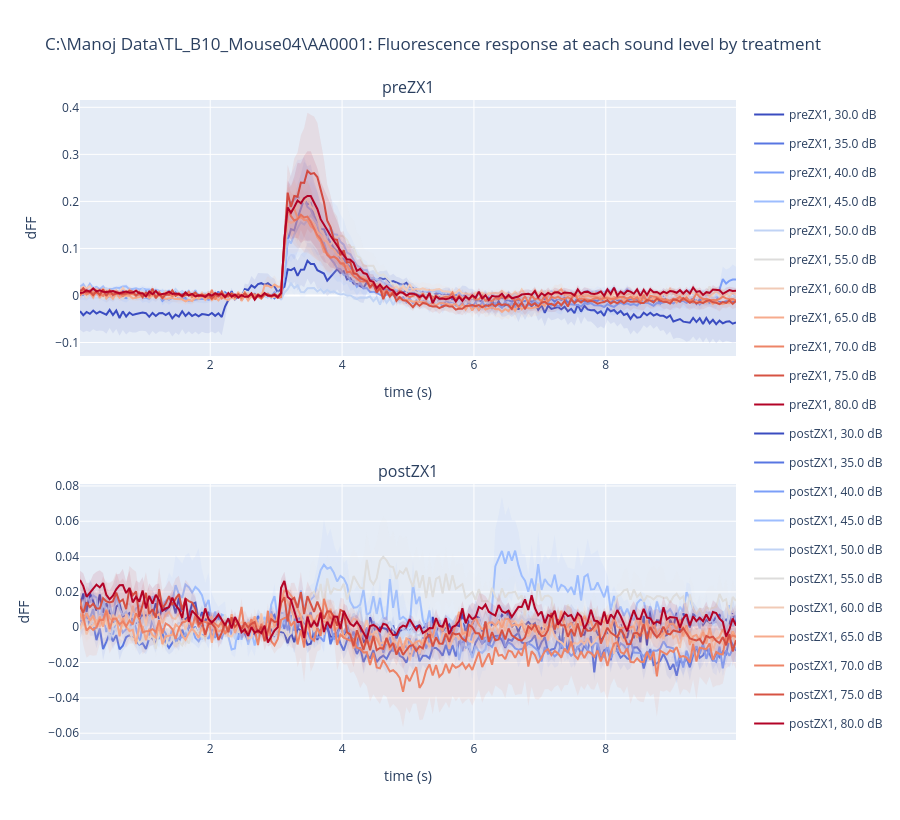

Source (notebook cell):
### Code cell
# plot dFF (or dF) response traces across different sound intensties pre- or post-ZX1

import lib.plotting as plotting

# dFF response
plotting.plotDF_levelByTreatment(df_drop_drop, qcam2img, dFResp=False, sepPlot=True, roi_mask=roi_mask, t_base=t_base)

# dF response
# plotting.plotDF_levelByTreatment(df_drop_drop, qcam2img, dFResp=True, sepPlot=True, roi_mask=roi_mask, t_base=t_base)

# dFF response, show pre- and post-ZX1 traces in one plot
# plotting.plotDF_levelByTreatment(df_drop_drop, qcam2img, dFResp=False, sepPlot=False, roi_mask=roi_mask, t_base=t_base)

### Figure 1 — Plotly figure (JSON) as saved in the notebook; plotly's stock layout.template omitted (floating-point values rounded to 4 significant figures; data arrays with more than 128 entries replaced by an {"elided": "..."} marker saying what was removed)
{"data": [{"legendgroup": "preZX1, 30.0 dB", "line": {"color": "rgb(58, 76, 192)"}, "mode": "lines", "name": "preZX1, 30.0 dB", "showlegend": true, "type": "scatter", "x": {"elided": "200 float values"}, "xaxis": "x", "y": {"elided": "200 float values"}, "yaxis": "y"}, {"legendgroup": "preZX1, 30.0 dB", "line": {"width": 0}, "mode": "lines", "name": "preZX1, 30.0 dB", "showlegend": false, "type": "scatter", "x": {"elided": "200 float values"}, "xaxis": "x", "y": {"elided": "200 float values"}, "yaxis": "y"}, {"fill": "tonexty", "fillcolor": "rgba(58, 76, 192, 0.1)", "legendgroup": "preZX1, 30.0 dB", "line": {"width": 0}, "mode": "lines", "name": "preZX1, 30.0 dB", "showlegend": false, "type": "scatter", "x": {"elided": "200 float values"}, "xaxis": "x", "y": {"elided": "200 float values"}, "yaxis": "y"}, {"legendgroup": "preZX1, 35.0 dB", "line": {"color": "rgb(88, 118, 226)"}, "mode": "lines", "name": "preZX1, 35.0 dB", "showlegend": true, "type": "scatter", "x": {"elided": "200 float values"}, "xaxis": "x", "y": {"elided": "200 float values"}, "yaxis": "y"}, {"legendgroup": "preZX1, 35.0 dB", "line": {"width": 0}, "mode": "lines", "name": "preZX1, 35.0 dB", "showlegend": false, "type": "scatter", "x": {"elided": "200 float values"}, "xaxis": "x", "y": {"elided": "200 float values"}, "yaxis": "y"}, {"fill": "tonexty", "fillcolor": "rgba(88, 118, 226, 0.1)", "legendgroup": "preZX1, 35.0 dB", "line": {"width": 0}, "mode": "lines", "name": "preZX1, 35.0 dB", "showlegend": false, "type": "scatter", "x": {"elided": "200 float values"}, "xaxis": "x", "y": {"elided": "200 float values"}, "yaxis": "y"}, {"legendgroup": "preZX1, 40.0 dB", "line": {"color": "rgb(123, 158, 248)"}, "mode": "lines", "name": "preZX1, 40.0 dB", "showlegend": true, "type": "scatter", "x": {"elided": "200 float values"}, "xaxis": "x", "y": {"elided": "200 float values"}, "yaxis": "y"}, {"legendgroup": "preZX1, 40.0 dB", "line": {"width": 0}, "mode": "lines", "name": "preZX1, 40.0 dB", "showlegend": false, "type": "scatter", "x": {"elided": "200 float values"}, "xaxis": "x", "y": {"elided": "200 float values"}, "yaxis": "y"}, {"fill": "tonexty", "fillcolor": "rgba(123, 158, 248, 0.1)", "legendgroup": "preZX1, 40.0 dB", "line": {"width": 0}, "mode": "lines", "name": "preZX1, 40.0 dB", "showlegend": false, "type": "scatter", "x": {"elided": "200 float values"}, "xaxis": "x", "y": {"elided": "200 float values"}, "yaxis": "y"}, {"legendgroup": "preZX1, 45.0 dB", "line": {"color": "rgb(157, 189, 254)"}, "mode": "lines", "name": "preZX1, 45.0 dB", "showlegend": true, "type": "scatter", "x": {"elided": "200 float values"}, "xaxis": "x", "y": {"elided": "200 float values"}, "yaxis": "y"}, {"legendgroup": "preZX1, 45.0 dB", "line": {"width": 0}, "mode": "lines", "name": "preZX1, 45.0 dB", "showlegend": false, "type": "scatter", "x": {"elided": "200 float values"}, "xaxis": "x", "y": {"elided": "200 float values"}, "yaxis": "y"}, {"fill": "tonexty", "fillcolor": "rgba(157, 189, 254, 0.1)", "legendgroup": "preZX1, 45.0 dB", "line": {"width": 0}, "mode": "lines", "name": "preZX1, 45.0 dB", "showlegend": false, "type": "scatter", "x": {"elided": "200 float values"}, "xaxis": "x", "y": {"elided": "200 float values"}, "yaxis": "y"}, {"legendgroup": "preZX1, 50.0 dB", "line": {"color": "rgb(192, 211, 245)"}, "mode": "lines", "name": "preZX1, 50.0 dB", "showlegend": true, "type": "scatter", "x": {"elided": "200 float values"}, "xaxis": "x", "y": {"elided": "200 float values"}, "yaxis": "y"}, {"legendgroup": "preZX1, 50.0 dB", "line": {"width": 0}, "mode": "lines", "name": "preZX1, 50.0 dB", "showlegend": false, "type": "scatter", "x": {"elided": "200 float values"}, "xaxis": "x", "y": {"elided": "200 float values"}, "yaxis": "y"}, {"fill": "tonexty", "fillcolor": "rgba(192, 211, 245, 0.1)", "legendgroup": "preZX1, 50.0 dB", "line": {"width": 0}, "mode": "lines", "name": "preZX1, 50.0 dB", "showlegend": false, "type": "scatter", "x": {"elided": "200 float values"}, "xaxis": "x", "y": {"elided": "200 float values"}, "yaxis": "y"}, {"legendgroup": "preZX1, 55.0 dB", "line": {"color": "rgb(221, 220, 219)"}, "mode": "lines", "name": "preZX1, 55.0 dB", "showlegend": true, "type": "scatter", "x": {"elided": "200 float values"}, "xaxis": "x", "y": {"elided": "200 float values"}, "yaxis": "y"}, {"legendgroup": "preZX1, 55.0 dB", "line": {"width": 0}, "mode": "lines", "name": "preZX1, 55.0 dB", "showlegend": false, "type": "scatter", "x": {"elided": "200 float values"}, "xaxis": "x", "y": {"elided": "200 float values"}, "yaxis": "y"}, {"fill": "tonexty", "fillcolor": "rgba(221, 220, 219, 0.1)", "legendgroup": "preZX1, 55.0 dB", "line": {"width": 0}, "mode": "lines", "name": "preZX1, 55.0 dB", "showlegend": false, "type": "scatter", "x": {"elided": "200 float values"}, "xaxis": "x", "y": {"elided": "200 float values"}, "yaxis": "y"}, {"legendgroup": "preZX1, 60.0 dB", "line": {"color": "rgb(241, 202, 182)"}, "mode": "lines", "name": "preZX1, 60.0 dB", "showlegend": true, "type": "scatter", "x": {"elided": "200 float values"}, "xaxis": "x", "y": {"elided": "200 float values"}, "yaxis": "y"}, {"legendgroup": "preZX1, 60.0 dB", "line": {"width": 0}, "mode": "lines", "name": "preZX1, 60.0 dB", "showlegend": false, "type": "scatter", "x": {"elided": "200 float values"}, "xaxis": "x", "y": {"elided": "200 float values"}, "yaxis": "y"}, {"fill": "tonexty", "fillcolor": "rgba(241, 202, 182, 0.1)", "legendgroup": "preZX1, 60.0 dB", "line": {"width": 0}, "mode": "lines", "name": "preZX1, 60.0 dB", "showlegend": false, "type": "scatter", "x": {"elided": "200 float values"}, "xaxis": "x", "y": {"elided": "200 float values"}, "yaxis": "y"}, {"legendgroup": "preZX1, 65.0 dB", "line": {"color": "rgb(246, 171, 141)"}, "mode": "lines", "name": "preZX1, 65.0 dB", "showlegend": true, "type": "scatter", "x": {"elided": "200 float values"}, "xaxis": "x", "y": {"elided": "200 float values"}, "yaxis": "y"}, {"legendgroup": "preZX1, 65.0 dB", "line": {"width": 0}, "mode": "lines", "name": "preZX1, 65.0 dB", "showlegend": false, "type": "scatter", "x": {"elided": "200 float values"}, "xaxis": "x", "y": {"elided": "200 float values"}, "yaxis": "y"}, {"fill": "tonexty", "fillcolor": "rgba(246, 171, 141, 0.1)", "legendgroup": "preZX1, 65.0 dB", "line": {"width": 0}, "mode": "lines", "name": "preZX1, 65.0 dB", "showlegend": false, "type": "scatter", "x": {"elided": "200 float values"}, "xaxis": "x", "y": {"elided": "200 float values"}, "yaxis": "y"}, {"legendgroup": "preZX1, 70.0 dB", "line": {"color": "rgb(237, 132, 103)"}, "mode": "lines", "name": "preZX1, 70.0 dB", "showlegend": true, "type": "scatter", "x": {"elided": "200 float values"}, "xaxis": "x", "y": {"elided": "200 float values"}, "yaxis": "y"}, {"legendgroup": "preZX1, 70.0 dB", "line": {"width": 0}, "mode": "lines", "name": "preZX1, 70.0 dB", "showlegend": false, "type": "scatter", "x": {"elided": "200 float values"}, "xaxis": "x", "y": {"elided": "200 float values"}, "yaxis": "y"}, {"fill": "tonexty", "fillcolor": "rgba(237, 132, 103, 0.1)", "legendgroup": "preZX1, 70.0 dB", "line": {"width": 0}, "mode": "lines", "name": "preZX1, 70.0 dB", "showlegend": false, "type": "scatter", "x": {"elided": "200 float values"}, "xaxis": "x", "y": {"elided": "200 float values"}, "yaxis": "y"}, {"legendgroup": "preZX1, 75.0 dB", "line": {"color": "rgb(214, 82, 67)"}, "mode": "lines", "name": "preZX1, 75.0 dB", "showlegend": true, "type": "scatter", "x": {"elided": "200 float values"}, "xaxis": "x", "y": {"elided": "200 float values"}, "yaxis": "y"}, {"legendgroup": "preZX1, 75.0 dB", "line": {"width": 0}, "mode": "lines", "name": "preZX1, 75.0 dB", "showlegend": false, "type": "scatter", "x": {"elided": "200 float values"}, "xaxis": "x", "y": {"elided": "200 float values"}, "yaxis": "y"}, {"fill": "tonexty", "fillcolor": "rgba(214, 82, 67, 0.1)", "legendgroup": "preZX1, 75.0 dB", "line": {"width": 0}, "mode": "lines", "name": "preZX1, 75.0 dB", "showlegend": false, "type": "scatter", "x": {"elided": "200 float values"}, "xaxis": "x", "y": {"elided": "200 float values"}, "yaxis": "y"}, {"legendgroup": "preZX1, 80.0 dB", "line": {"color": "rgb(179, 3, 38)"}, "mode": "lines", "name": "preZX1, 80.0 dB", "showlegend": true, "type": "scatter", "x": {"elided": "200 float values"}, "xaxis": "x", "y": {"elided": "200 float values"}, "yaxis": "y"}, {"legendgroup": "preZX1, 80.0 dB", "line": {"width": 0}, "mode": "lines", "name": "preZX1, 80.0 dB", "showlegend": false, "type": "scatter", "x": {"elided": "200 float values"}, "xaxis": "x", "y": {"elided": "200 float values"}, "yaxis": "y"}, {"fill": "tonexty", "fillcolor": "rgba(179, 3, 38, 0.1)", "legendgroup": "preZX1, 80.0 dB", "line": {"width": 0}, "mode": "lines", "name": "preZX1, 80.0 dB", "showlegend": false, "type": "scatter", "x": {"elided": "200 float values"}, "xaxis": "x", "y": {"elided": "200 float values"}, "yaxis": "y"}, {"legendgroup": "postZX1, 30.0 dB", "line": {"color": "rgb(58, 76, 192)"}, "mode": "lines", "name": "postZX1, 30.0 dB", "showlegend": true, "type": "scatter", "x": {"elided": "200 float values"}, "xaxis": "x2", "y": {"elided": "200 float values"}, "yaxis": "y2"}, {"legendgroup": "postZX1, 30.0 dB", "line": {"width": 0}, "mode": "lines", "name": "postZX1, 30.0 dB", "showlegend": false, "type": "scatter", "x": {"elided": "200 float values"}, "xaxis": "x2", "y": {"elided": "200 float values"}, "yaxis": "y2"}, {"fill": "tonexty", "fillcolor": "rgba(58, 76, 192, 0.1)", "legendgroup": "postZX1, 30.0 dB", "line": {"width": 0}, "mode": "lines", "name": "postZX1, 30.0 dB", "showlegend": false, "type": "scatter", "x": {"elided": "200 float values"}, "xaxis": "x2", "y": {"elided": "200 float values"}, "yaxis": "y2"}, {"legendgroup": "postZX1, 35.0 dB", "line": {"color": "rgb(88, 118, 226)"}, "mode": "lines", "name": "postZX1, 35.0 dB", "showlegend": true, "type": "scatter", "x": {"elided": "200 float values"}, "xaxis": "x2", "y": {"elided": "200 float values"}, "yaxis": "y2"}, {"legendgroup": "postZX1, 35.0 dB", "line": {"width": 0}, "mode": "lines", "name": "postZX1, 35.0 dB", "showlegend": false, "type": "scatter", "x": {"elided": "200 float values"}, "xaxis": "x2", "y": {"elided": "200 float values"}, "yaxis": "y2"}, {"fill": "tonexty", "fillcolor": "rgba(88, 118, 226, 0.1)", "legendgroup": "postZX1, 35.0 dB", "line": {"width": 0}, "mode": "lines", "name": "postZX1, 35.0 dB", "showlegend": false, "type": "scatter", "x": {"elided": "200 float values"}, "xaxis": "x2", "y": {"elided": "200 float values"}, "yaxis": "y2"}, {"legendgroup": "postZX1, 40.0 dB", "line": {"color": "rgb(123, 158, 248)"}, "mode": "lines", "name": "postZX1, 40.0 dB", "showlegend": true, "type": "scatter", "x": {"elided": "200 float values"}, "xaxis": "x2", "y": {"elided": "200 float values"}, "yaxis": "y2"}, {"legendgroup": "postZX1, 40.0 dB", "line": {"width": 0}, "mode": "lines", "name": "postZX1, 40.0 dB", "showlegend": false, "type": "scatter", "x": {"elided": "200 float values"}, "xaxis": "x2", "y": {"elided": "200 float values"}, "yaxis": "y2"}, {"fill": "tonexty", "fillcolor": "rgba(123, 158, 248, 0.1)", "legendgroup": "postZX1, 40.0 dB", "line": {"width": 0}, "mode": "lines", "name": "postZX1, 40.0 dB", "showlegend": false, "type": "scatter", "x": {"elided": "200 float values"}, "xaxis": "x2", "y": {"elided": "200 float values"}, "yaxis": "y2"}, {"legendgroup": "postZX1, 45.0 dB", "line": {"color": "rgb(157, 189, 254)"}, "mode": "lines", "name": "postZX1, 45.0 dB", "showlegend": true, "type": "scatter", "x": {"elided": "200 float values"}, "xaxis": "x2", "y": {"elided": "200 float values"}, "yaxis": "y2"}, {"legendgroup": "postZX1, 45.0 dB", "line": {"width": 0}, "mode": "lines", "name": "postZX1, 45.0 dB", "showlegend": false, "type": "scatter", "x": {"elided": "200 float values"}, "xaxis": "x2", "y": {"elided": "200 float values"}, "yaxis": "y2"}, {"fill": "tonexty", "fillcolor": "rgba(157, 189, 254, 0.1)", "legendgroup": "postZX1, 45.0 dB", "line": {"width": 0}, "mode": "lines", "name": "postZX1, 45.0 dB", "showlegend": false, "type": "scatter", "x": {"elided": "200 float values"}, "xaxis": "x2", "y": {"elided": "200 float values"}, "yaxis": "y2"}, {"legendgroup": "postZX1, 50.0 dB", "line": {"color": "rgb(192, 211, 245)"}, "mode": "lines", "name": "postZX1, 50.0 dB", "showlegend": true, "type": "scatter", "x": {"elided": "200 float values"}, "xaxis": "x2", "y": {"elided": "200 float values"}, "yaxis": "y2"}, {"legendgroup": "postZX1, 50.0 dB", "line": {"width": 0}, "mode": "lines", "name": "postZX1, 50.0 dB", "showlegend": false, "type": "scatter", "x": {"elided": "200 float values"}, "xaxis": "x2", "y": {"elided": "200 float values"}, "yaxis": "y2"}, {"fill": "tonexty", "fillcolor": "rgba(192, 211, 245, 0.1)", "legendgroup": "postZX1, 50.0 dB", "line": {"width": 0}, "mode": "lines", "name": "postZX1, 50.0 dB", "showlegend": false, "type": "scatter", "x": {"elided": "200 float values"}, "xaxis": "x2", "y": {"elided": "200 float values"}, "yaxis": "y2"}, {"legendgroup": "postZX1, 55.0 dB", "line": {"color": "rgb(221, 220, 219)"}, "mode": "lines", "name": "postZX1, 55.0 dB", "showlegend": true, "type": "scatter", "x": {"elided": "200 float values"}, "xaxis": "x2", "y": {"elided": "200 float values"}, "yaxis": "y2"}, {"legendgroup": "postZX1, 55.0 dB", "line": {"width": 0}, "mode": "lines", "name": "postZX1, 55.0 dB", "showlegend": false, "type": "scatter", "x": {"elided": "200 float values"}, "xaxis": "x2", "y": {"elided": "200 float values"}, "yaxis": "y2"}, {"fill": "tonexty", "fillcolor": "rgba(221, 220, 219, 0.1)", "legendgroup": "postZX1, 55.0 dB", "line": {"width": 0}, "mode": "lines", "name": "postZX1, 55.0 dB", "showlegend": false, "type": "scatter", "x": {"elided": "200 float values"}, "xaxis": "x2", "y": {"elided": "200 float values"}, "yaxis": "y2"}, {"legendgroup": "postZX1, 60.0 dB", "line": {"color": "rgb(241, 202, 182)"}, "mode": "lines", "name": "postZX1, 60.0 dB", "showlegend": true, "type": "scatter", "x": {"elided": "200 float values"}, "xaxis": "x2", "y": {"elided": "200 float values"}, "yaxis": "y2"}, {"legendgroup": "postZX1, 60.0 dB", "line": {"width": 0}, "mode": "lines", "name": "postZX1, 60.0 dB", "showlegend": false, "type": "scatter", "x": {"elided": "200 float values"}, "xaxis": "x2", "y": {"elided": "200 float values"}, "yaxis": "y2"}, {"fill": "tonexty", "fillcolor": "rgba(241, 202, 182, 0.1)", "legendgroup": "postZX1, 60.0 dB", "line": {"width": 0}, "mode": "lines", "name": "postZX1, 60.0 dB", "showlegend": false, "type": "scatter", "x": {"elided": "200 float values"}, "xaxis": "x2", "y": {"elided": "200 float values"}, "yaxis": "y2"}, {"legendgroup": "postZX1, 65.0 dB", "line": {"color": "rgb(246, 171, 141)"}, "mode": "lines", "name": "postZX1, 65.0 dB", "showlegend": true, "type": "scatter", "x": {"elided": "200 float values"}, "xaxis": "x2", "y": {"elided": "200 float values"}, "yaxis": "y2"}, {"legendgroup": "postZX1, 65.0 dB", "line": {"width": 0}, "mode": "lines", "name": "postZX1, 65.0 dB", "showlegend": false, "type": "scatter", "x": {"elided": "200 float values"}, "xaxis": "x2", "y": {"elided": "200 float values"}, "yaxis": "y2"}, {"fill": "tonexty", "fillcolor": "rgba(246, 171, 141, 0.1)", "legendgroup": "postZX1, 65.0 dB", "line": {"width": 0}, "mode": "lines", "name": "postZX1, 65.0 dB", "showlegend": false, "type": "scatter", "x": {"elided": "200 float values"}, "xaxis": "x2", "y": {"elided": "200 float values"}, "yaxis": "y2"}, {"legendgroup": "postZX1, 70.0 dB", "line": {"color": "rgb(237, 132, 103)"}, "mode": "lines", "name": "postZX1, 70.0 dB", "showlegend": true, "type": "scatter", "x": {"elided": "200 float values"}, "xaxis": "x2", "y": {"elided": "200 float values"}, "yaxis": "y2"}, {"legendgroup": "postZX1, 70.0 dB", "line": {"width": 0}, "mode": "lines", "name": "postZX1, 70.0 dB", "showlegend": false, "type": "scatter", "x": {"elided": "200 float values"}, "xaxis": "x2", "y": {"elided": "200 float values"}, "yaxis": "y2"}, {"fill": "tonexty", "fillcolor": "rgba(237, 132, 103, 0.1)", "legendgroup": "postZX1, 70.0 dB", "line": {"width": 0}, "mode": "lines", "name": "postZX1, 70.0 dB", "showlegend": false, "type": "scatter", "x": {"elided": "200 float values"}, "xaxis": "x2", "y": {"elided": "200 float values"}, "yaxis": "y2"}, {"legendgroup": "postZX1, 75.0 dB", "line": {"color": "rgb(214, 82, 67)"}, "mode": "lines", "name": "postZX1, 75.0 dB", "showlegend": true, "type": "scatter", "x": {"elided": "200 float values"}, "xaxis": "x2", "y": {"elided": "200 float values"}, "yaxis": "y2"}, {"legendgroup": "postZX1, 75.0 dB", "line": {"width": 0}, "mode": "lines", "name": "postZX1, 75.0 dB", "showlegend": false, "type": "scatter", "x": {"elided": "200 float values"}, "xaxis": "x2", "y": {"elided": "200 float values"}, "yaxis": "y2"}, {"fill": "tonexty", "fillcolor": "rgba(214, 82, 67, 0.1)", "legendgroup": "postZX1, 75.0 dB", "line": {"width": 0}, "mode": "lines", "name": "postZX1, 75.0 dB", "showlegend": false, "type": "scatter", "x": {"elided": "200 float values"}, "xaxis": "x2", "y": {"elided": "200 float values"}, "yaxis": "y2"}, {"legendgroup": "postZX1, 80.0 dB", "line": {"color": "rgb(179, 3, 38)"}, "mode": "lines", "name": "postZX1, 80.0 dB", "showlegend": true, "type": "scatter", "x": {"elided": "200 float values"}, "xaxis": "x2", "y": {"elided": "200 float values"}, "yaxis": "y2"}, {"legendgroup": "postZX1, 80.0 dB", "line": {"width": 0}, "mode": "lines", "name": "postZX1, 80.0 dB", "showlegend": false, "type": "scatter", "x": {"elided": "200 float values"}, "xaxis": "x2", "y": {"elided": "200 float values"}, "yaxis": "y2"}, {"fill": "tonexty", "fillcolor": "rgba(179, 3, 38, 0.1)", "legendgroup": "postZX1, 80.0 dB", "line": {"width": 0}, "mode": "lines", "name": "postZX1, 80.0 dB", "showlegend": false, "type": "scatter", "x": {"elided": "200 float values"}, "xaxis": "x2", "y": {"elided": "200 float values"}, "yaxis": "y2"}], "layout": {"annotations": [{"font": {"size": 16}, "showarrow": false, "text": "preZX1", "x": 0.5, "xanchor": "center", "xref": "paper", "y": 1, "yanchor": "bottom", "yref": "paper"}, {"font": {"size": 16}, "showarrow": false, "text": "postZX1", "x": 0.5, "xanchor": "center", "xref": "paper", "y": 0.4, "yanchor": "bottom", "yref": "paper"}], "height": 820, "title": {"text": "C:\\Manoj Data\\TL_B10_Mouse04\\AA0001: Fluorescence response at each sound level by treatment"}, "xaxis": {"anchor": "y", "domain": [0, 1], "title": {"text": "time (s)"}}, "xaxis2": {"anchor": "y2", "domain": [0, 1], "title": {"text": "time (s)"}}, "yaxis": {"anchor": "x", "domain": [0.6, 1], "title": {"text": "dFF"}}, "yaxis2": {"anchor": "x2", "domain": [0, 0.4], "title": {"text": "dFF"}}}}
